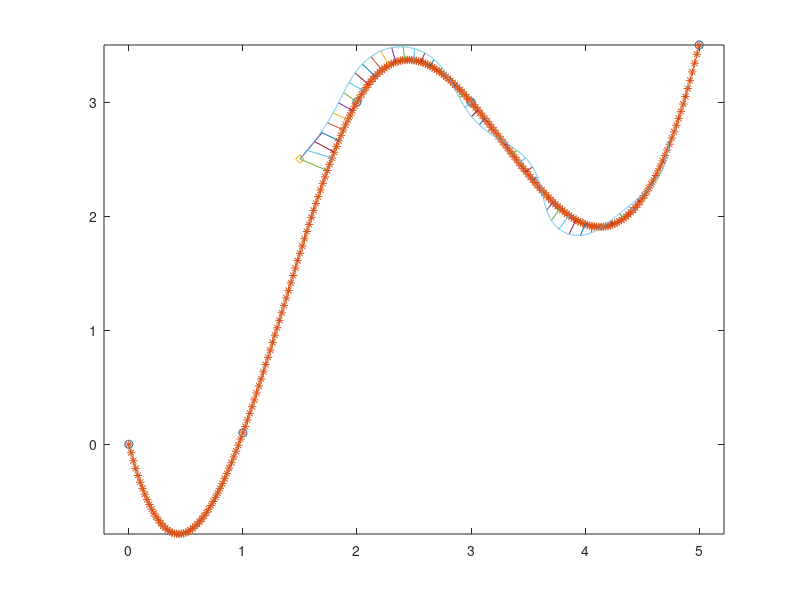
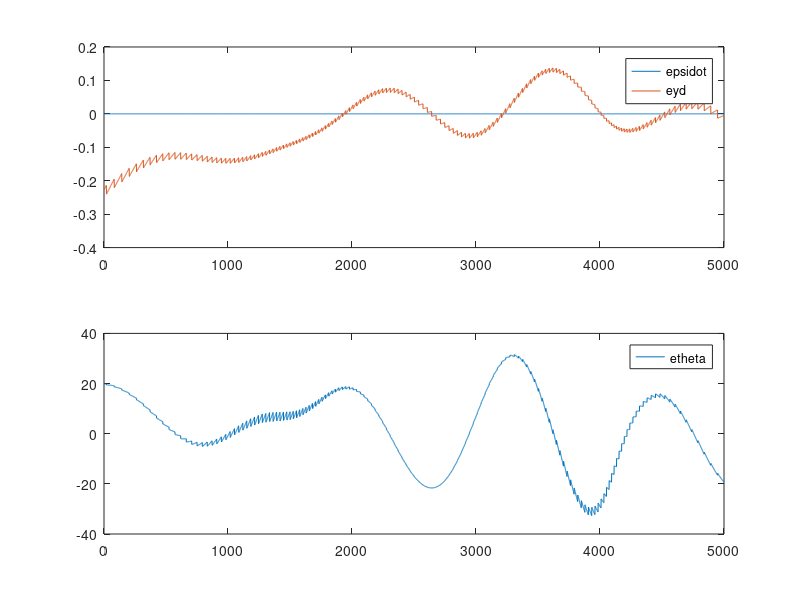
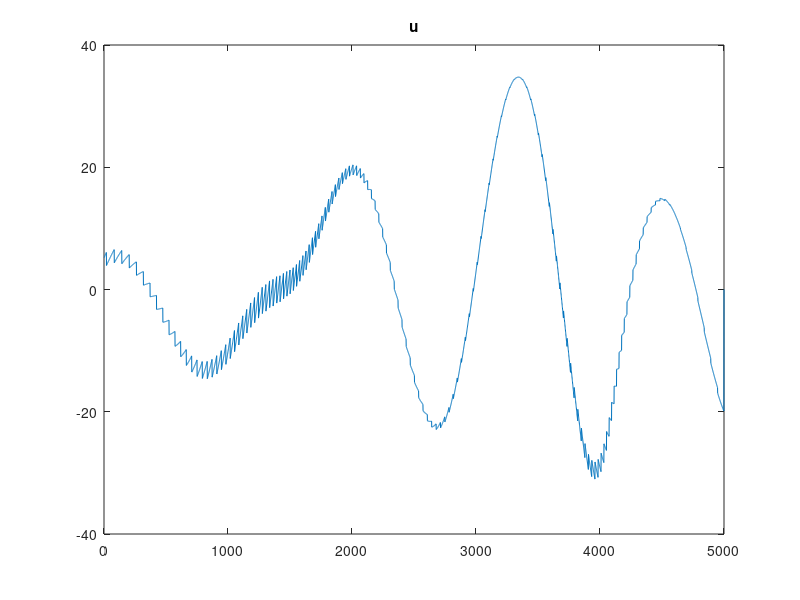

These figures' MATLAB source, in order:
%simulation einer beliebigen trajektorie

%definition durch spline:
clear all 
close all


x = [0,1,2,3,5];
y = [0,0.1,3,3,3.5];
pathxx = 0:.02:5;
pathyy = spline(x,y,pathxx);
plot(x,y,'o',pathxx,pathyy,'-*')
hold on 


x0=[1.5,2.5,50/180*pi];
ori = x0(1:2)+[cos(x0(3)), sin(x0(3))]*0.3; 
plot(x0(1),x0(2), 'd',[x0(1) ori(1)], [x0(2) ori(2)]);

axis equal




%disp 'winkel nähester abschnitt'
%xn(3)/pi*180

%plot(xn(1),xn(2), 'd', 'MarkerSize',5,'markerfacecolor','b')



%%%%%%%%%%%%%%%% Regler
%systemmatrix

a22=0.001;

v= 1;

A = [a22/v 0   0;
     -1    0   0;
      0    v   0];

b2 = 22;

B= [b2; 0 ; 0];

%eingangsmatrix

%realer lenkwinkel
delta_l = 30/180*pi;

%simulationsschritte
nsim = 5000;

xposdot = zeros(nsim,1);
yposdot = zeros(nsim,1);
xpos = zeros(nsim,1);
ypos = zeros(nsim,1);

psi = zeros(nsim,1);
psidot = zeros(nsim,1);
psidotdot = zeros(nsim,1);

thetad = zeros(nsim,1);
thetaddot = zeros(nsim,1);

yd = zeros(nsim,1);

x = zeros(3,nsim);
xdot = zeros(3,nsim);


dt= 0.001;

Q=[0  0 0;
    0  10 0;
    0 0  40];

R=30;
 
 
[K,S,e] = lqr(A,B,Q,R,zeros(3,1));
K
u = zeros(1,nsim);
xd = zeros(3,nsim);

xpos(1)=x0(1);
ypos(1)=x0(2);
psi(1) = x0(3);

x(2,1)=x0(3);

for t = 1:nsim-1

    xposdot(t) = v*cos(psi(t));
    yposdot(t) = v*sin(psi(t));

    xpos(t+1)= xpos(t)+ xposdot(t)*dt;
    ypos(t+1)= ypos(t)+ yposdot(t)*dt;

    %u=delta_l;  %% konstanter lenkwinkel
    %geregelter lenkwinkel:

    %berechne nähesten punkt:

    l= zeros(1,length(pathxx));

    for i=1:length(pathxx)
        l(i)= sqrt( (pathxx(i)-xpos(t))^2 + (pathyy(i)-ypos(t))^2);
    end

    [~, min_index] = min(l);
    xn(1:2) = [pathxx(min_index),pathyy(min_index)];
    xnn(1:2) = [pathxx(min_index+1),pathyy(min_index+1)];
    xn(3) = atan2(xnn(2)-xn(2),xnn(1)-xn(1));
     
    lotf = [cos(xn(3)+90), sin(xn(3)+90)];
    verb_vek = xn(1:2)- [xpos(t),ypos(t)];  %verbinungsvektor
    lateral_d = lotf*verb_vek';
    xd(:,t) = [psidot(t),xn(3) - psi(t),lateral_d];
    
    if mod(t-1,100)==0
        plot([xpos(t),xn(1)],[ypos(t),xn(2)]);
    end
    
    
    e(:,t) = xd(:,t);
    u(t) = -K*e(:,t);

    xdot(:,t) = A*x(:,t) + B*u(t);
    %xdot(:,t) = A*x(:,t) + B*u;
    x(:,t+1) = x(:,t) + xdot(:,t) * dt;

    psidotdot(t) = xdot(1,t);
    psidot(t) = x(1,t);
    thetad(t) = x(2,t);
    yd(t) = x(3,t);

    psi(t+1) = psi(t) + psidot(t)*dt;
     
end

 
plot(xpos,ypos)



figure
subplot(2,1,1)
plot(1:nsim-1,e(1,:),1:nsim-1,e(3,:))
legend('epsidot','eyd')

subplot(2,1,2)
plot(1:nsim-1,e(2,:)*180/pi)
legend('etheta')



figure
plot(u/pi*180)
title u


    












